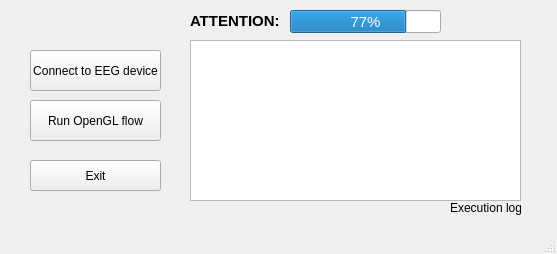
<?xml version="1.0" encoding="UTF-8"?>
<ui version="4.0">
 <class>MainWindow</class>
 <widget class="QMainWindow" name="MainWindow">
  <property name="geometry">
   <rect>
    <x>0</x>
    <y>0</y>
    <width>557</width>
    <height>254</height>
   </rect>
  </property>
  <property name="windowTitle">
   <string>MainWindow</string>
  </property>
  <widget class="QWidget" name="centralwidget">
   <widget class="QPushButton" name="pushButton">
    <property name="geometry">
     <rect>
      <x>30</x>
      <y>100</y>
      <width>131</width>
      <height>41</height>
     </rect>
    </property>
    <property name="text">
     <string>Run OpenGL flow</string>
    </property>
   </widget>
   <widget class="QPushButton" name="pushButton_2">
    <property name="geometry">
     <rect>
      <x>30</x>
      <y>50</y>
      <width>131</width>
      <height>41</height>
     </rect>
    </property>
    <property name="text">
     <string>Connect to EEG device</string>
    </property>
   </widget>
   <widget class="QListView" name="listView">
    <property name="geometry">
     <rect>
      <x>190</x>
      <y>40</y>
      <width>331</width>
      <height>161</height>
     </rect>
    </property>
   </widget>
   <widget class="QPushButton" name="pushButton_3">
    <property name="geometry">
     <rect>
      <x>30</x>
      <y>160</y>
      <width>131</width>
      <height>31</height>
     </rect>
    </property>
    <property name="text">
     <string>Exit</string>
    </property>
   </widget>
   <widget class="QLabel" name="label">
    <property name="geometry">
     <rect>
      <x>450</x>
      <y>200</y>
      <width>71</width>
      <height>16</height>
     </rect>
    </property>
    <property name="text">
     <string>Execution log</string>
    </property>
   </widget>
   <widget class="QLabel" name="label_2">
    <property name="geometry">
     <rect>
      <x>190</x>
      <y>13</y>
      <width>101</width>
      <height>16</height>
     </rect>
    </property>
    <property name="font">
     <font>
      <pointsize>11</pointsize>
      <weight>75</weight>
      <bold>true</bold>
     </font>
    </property>
    <property name="text">
     <string>ATTENTION:</string>
    </property>
   </widget>
   <widget class="QProgressBar" name="progressBar">
    <property name="geometry">
     <rect>
      <x>290</x>
      <y>10</y>
      <width>151</width>
      <height>23</height>
     </rect>
    </property>
    <property name="font">
     <font>
      <pointsize>11</pointsize>
     </font>
    </property>
    <property name="value">
     <number>77</number>
    </property>
   </widget>
  </widget>
  <widget class="QMenuBar" name="menubar">
   <property name="geometry">
    <rect>
     <x>0</x>
     <y>0</y>
     <width>557</width>
     <height>21</height>
    </rect>
   </property>
  </widget>
  <widget class="QStatusBar" name="statusbar"/>
 </widget>
 <resources/>
 <connections/>
</ui>
